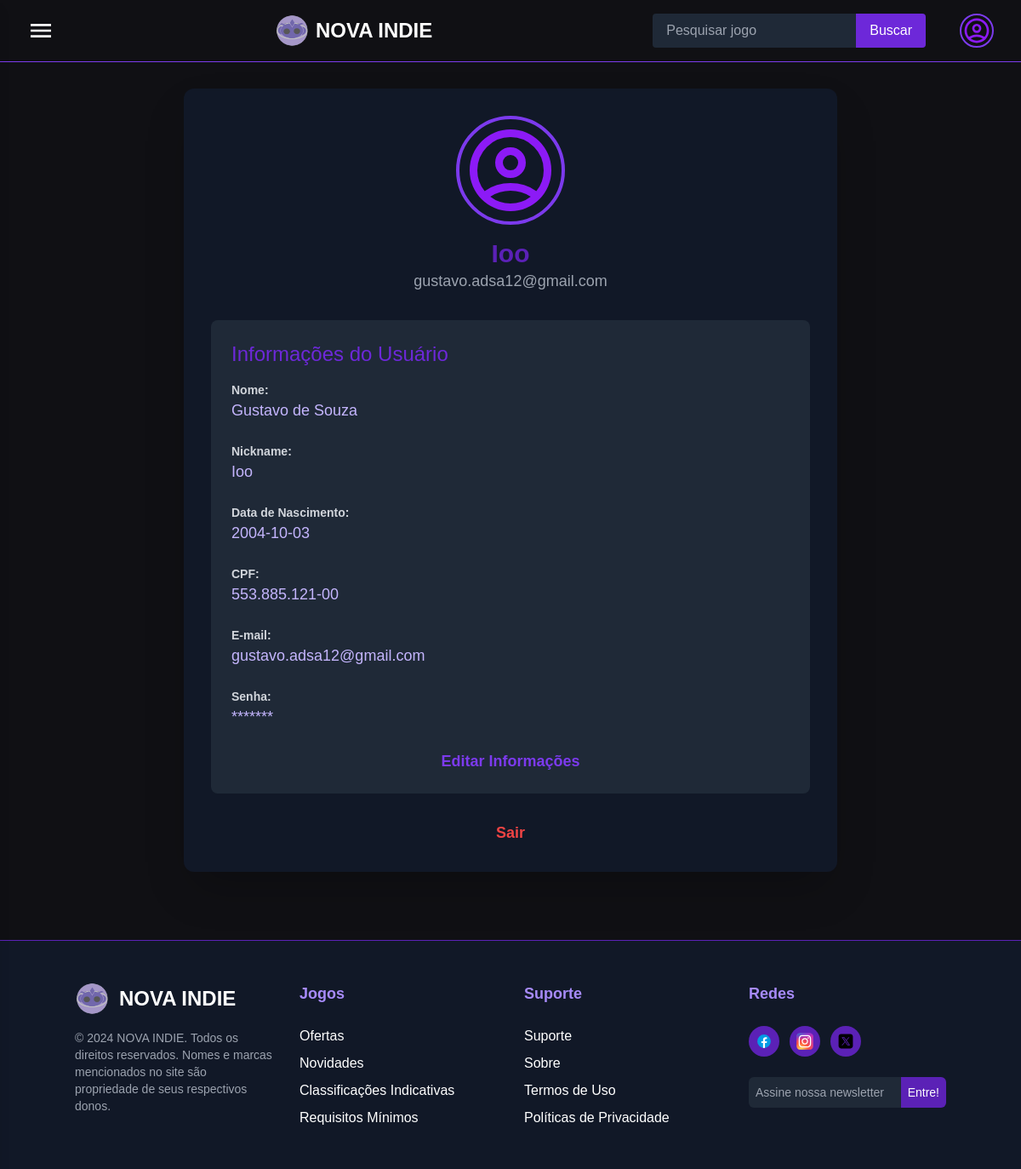
/perfil.php (signed in), run on an earlier commit of the app's database.
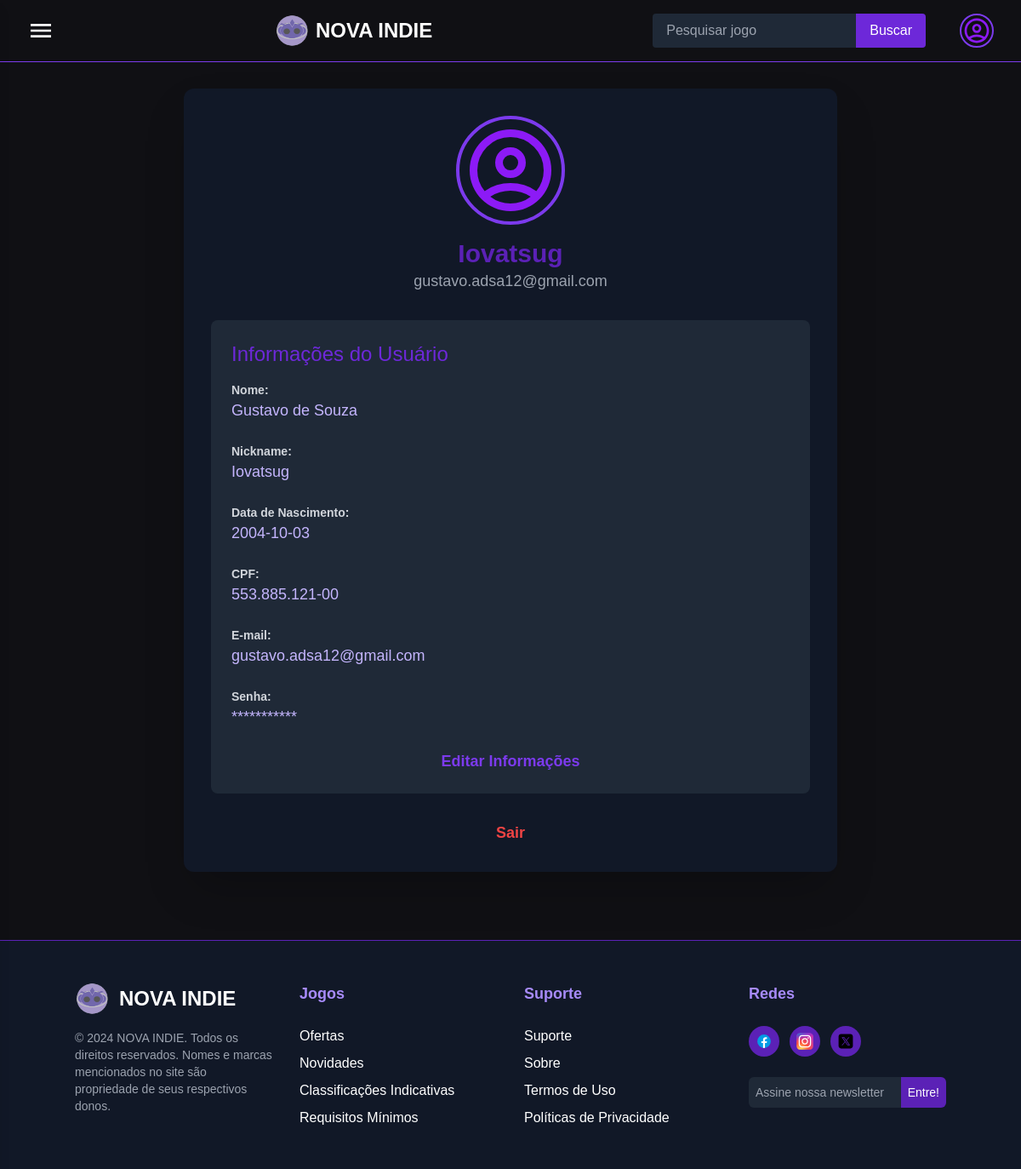
And on a later commit of the database.
### tables this page shows
CREATE TABLE `cliente` (
  `CodCliente` int(11) NOT NULL,
  `Nome` varchar(100) NOT NULL,
  `Nickname` varchar(50) NOT NULL,
  `DataNasc` date NOT NULL,
  `CPF` varchar(14) NOT NULL,
  `Senha` varchar(30) NOT NULL,
  `Email` varchar(80) NOT NULL
);

### perfil.php (the view, shortened to what this page needs)
<!DOCTYPE html>
<html lang="pt-BR">
<head>
    <link href="https://cdn.jsdelivr.net/npm/tailwindcss@2.2.19/dist/tailwind.min.css" rel="stylesheet">
</head>
<body class="bg-neutral-900 text-white">
    <?php include 'includes/header.php'; ?>
    <main class="mx-auto max-w-7xl px-8 py-10 mt-16">
        <div class="container mx-auto p-8 bg-gray-900 rounded-xl shadow-2xl max-w-3xl">
            <div class="flex items-center justify-center flex-col mb-8">
                <img src="assets/img/perfil.svg" alt="Avatar do Usuário" class="w-32 h-32 rounded-full border-4 border-purple-600 mb-4 transform transition-transform duration-500 ease-in-out hover:scale-110">
                <h2 class="text-3xl font-semibold text-purple-800"><?php echo htmlspecialchars($nickname); ?></h2>
                <p class="text-lg text-gray-400"><?php echo htmlspecialchars($email); ?></p>
            </div>
            <div class="bg-gray-800 rounded-lg p-6">
                <p class="text-2xl font-medium text-purple-700 mb-4">Informações do Usuário</p>
                <div class="space-y-6">
                    <div>
                        <label class="block text-sm font-semibold text-gray-300">Nome:</label>
                        <p class="text-lg text-purple-300"><?php echo htmlspecialchars($nome); ?></p>
                    </div>
                    <div>
                        <label class="block text-sm font-semibold text-gray-300">Nickname:</label>
                        <p class="text-lg text-purple-300"><?php echo htmlspecialchars($nickname); ?></p>
                    </div>
                    <div>
                        <label class="block text-sm font-semibold text-gray-300">Data de Nascimento:</label>
                        <p class="text-lg text-purple-300"><?php echo htmlspecialchars($dataNasc); ?></p>
                    </div>
                    <div>
                        <label class="block text-sm font-semibold text-gray-300">CPF:</label>
                        <p class="text-lg text-purple-300"><?php echo htmlspecialchars($cpf); ?></p>
                    </div>
                    <div>
                        <label class="block text-sm font-semibold text-gray-300">E-mail:</label>
                        <p class="text-lg text-purple-300"><?php echo htmlspecialchars($email); ?></p>
                    </div>
                    <div>
                        <label class="block text-sm font-semibold text-gray-300">Senha:</label>
                        <p class="text-lg text-purple-300">
                            <span id="senhaMasked"><?php echo str_repeat('*', strlen($senha)); ?></span>
                        </p>
                    </div>
                </div>
                <div class="mt-6 text-center">
                    <button onclick="openModal()" class="text-lg font-semibold text-purple-600 hover:underline transform transition-transform duration-300 hover:scale-105">Editar Informações</button>
                </div>
            </div>
            <div class="mt-8 text-center">
                <a href="index.php?logout=true" class="text-lg font-semibold text-red-500 hover:underline transform transition-transform duration-300 hover:scale-105">Sair</a>
            </div>
        </div>
    </main>
    <?php include 'includes/footer.php'; ?>
</body>
</html>

### includes/header.php (shortened to what this page needs)
<?php
include('conexoes/config.php');
if (isset($_SESSION['usuario']) && is_array($_SESSION['usuario'])) {
    $nickname = $_SESSION['usuario']['nickname'];
    $email = $_SESSION['usuario']['email'];
} elseif (isset($_SESSION['CodCliente'])) {
    $desenvolvedoraId = $_SESSION['CodCliente'];
$sqlDesenvolvedoraInfo = "SELECT nickname, email, nome, cpf, dataNasc, senha FROM cliente WHERE CodCliente = ?";
$stmtDesenvolvedoraInfo = $conn->prepare($sqlDesenvolvedoraInfo);
$stmtDesenvolvedoraInfo->bind_param("i", $desenvolvedoraId);
$stmtDesenvolvedoraInfo->execute();
$resultDesenvolvedoraInfo = $stmtDesenvolvedoraInfo->get_result();
if ($resultDesenvolvedoraInfo->num_rows > 0) {
    $desenvolvedoraInfo = $resultDesenvolvedoraInfo->fetch_assoc();
    $nickname = $desenvolvedoraInfo['nickname'];
    $email = $desenvolvedoraInfo['email'];
    $nome = $desenvolvedoraInfo['nome'];
    $cpf = $desenvolvedoraInfo['cpf'];
    $dataNasc = $desenvolvedoraInfo['dataNasc'];
    $senha = $desenvolvedoraInfo['senha'];
}
} else {
    $nickname = 'Visitante';
    $email = 'não disponível';
}
$isLoggedIn = isset($_SESSION['usuario']);
?>
<header>
<nav class="fixed w-full z-50 top-0 px-8 py-4 flex items-center justify-between border-b border-purple-600" style="background-color: #101014">
    <button id="menu-toggle" onclick="toggleSidebar()" class="focus:outline-none">
        <img src="assets/img/menu.svg" alt="Menu" class="w-8 h-8">
    </button>
    <div class="flex-1 flex justify-center items-center">
        <a href="index.php" class="text-2xl font-bold text-white flex items-center">
            <img src="assets/img/logo.png" alt="NOVA INDIE Logo" class="inline w-10 h-10 mr-2">
            NOVA INDIE
        </a>
    </div>
    <form action="search.php" method="GET" class="flex ml-auto mr-4">
        <input type="text" name="query" placeholder="Pesquisar jogo" class="bg-gray-800 text-white rounded-l px-4 py-2 focus:outline-none">
        <button type="submit" class="bg-purple-700 text-white px-4 py-2 rounded-r">Buscar</button>
    </form>
    <?php if ($isLoggedIn): ?>
<div class="relative ml-6">
    <button onclick="toggleDropdown()" class="focus:outline-none flex items-center">
        <img src="assets/img/perfil.svg" alt="Perfil" class="w-10 h-10 rounded-full border-2 border-purple-600 hover:scale-105 transition-all duration-300">
    </button>
</div>
<?php else: ?>
    <div class="ml-6 mt-2.5">
    <a href="login.php" class="text-purple-700 font-bold hover:text-purple-800 text-lg underline">Entrar</a>
</div>
<?php endif; ?>
</nav>
</header>

### includes/footer.php (shortened to what this page needs)
<footer class="bg-gray-900 text-white py-12 mt-10 border-t border-purple-800">
    <div class="container mx-auto grid grid-cols-1 md:grid-cols-4 gap-8">
        <div class="flex flex-col items-center md:items-start">
            <a href="index.php" class="flex items-center space-x-3">
                <img src="assets/img/logo.png" alt="NOVA INDIE Logo" class="w-10 h-10">
                <h2 class="text-2xl font-bold">NOVA INDIE</h2>
            </a>
            <p class="mt-4 text-gray-400 text-sm text-center md:text-left">
                &copy; <?php echo date("Y"); ?> NOVA INDIE. Todos os direitos reservados. Nomes e marcas mencionados no site são propriedade de seus respectivos donos.
            </p>
        </div>
        <div class="flex flex-col items-center md:items-start space-y-6 md:col-span-1">
        <h3 class="text-lg font-semibold text-purple-400">Jogos</h3>
            <ul class="space-y-2">
                <li><a href="ofertas.php" class="hover:text-purple-600 transition-colors duration-200">Ofertas</a></li>
                <li><a href="novidades.php" class="hover:text-purple-600 transition-colors duration-200">Novidades</a></li>
                <li><a href="classificacaoindicativa.php" class="hover:text-purple-600 transition-colors duration-200">Classificações Indicativas</a></li>
                <li><a href="reqminimos.php" class="hover:text-purple-600 transition-colors duration-200">Requisitos Mínimos</a></li>
            </ul>
        </div>
        <div class="flex flex-col items-center md:items-start space-y-6 ">
        <h3 class="text-lg font-semibold text-purple-400">Suporte</h3>
            <ul class="space-y-2">
                <li><a href="suporte.php" class="hover:text-purple-600 transition-colors duration-200">Suporte</a></li>
                <li><a href="sobrenos.php" class="hover:text-purple-600 transition-colors duration-200">Sobre</a></li>
                <li><a href="termos.php" class="hover:text-purple-600 transition-colors duration-200">Termos de Uso</a></li>
                <li><a href="privacidade.php" class="hover:text-purple-600 transition-colors duration-200">Políticas de Privacidade</a></li>
            </ul>
        </div>
        <div class="flex flex-col items-center md:items-start space-y-6">
            <h3 class="text-lg font-semibold text-purple-400">Redes</h3>
            <div class="flex space-x-3">
                <a href="https://www.facebook.com" class="bg-purple-800 p-2 rounded-full hover:bg-purple-600 transition-all duration-300">
                    <img src="assets/img/facebook-icon.svg" alt="Facebook" class="w-5 h-5">
                </a>
                <a href="https://www.instagram.com/novaindiegames/" class="bg-purple-800 p-2 rounded-full hover:bg-purple-600 transition-all duration-300">
                    <img src="assets/img/instagram-icon.svg" alt="Instagram" class="w-5 h-5">
                </a>
                <a href="https://www.x.com" class="bg-purple-800 p-2 rounded-full hover:bg-purple-600 transition-all duration-300">
                    <img src="assets/img/twitter-icon.svg" alt="Twitter" class="w-5 h-5">
                </a>
            </div>
            <form id="newsletterForm" action="login.php" method="post" class="mt-4 flex items-center w-full max-w-sm">
                <input type="email" id="emailField" name="email" placeholder="Assine nossa newsletter" class="bg-gray-800 text-white p-2 w-full rounded-l-md focus:outline-none focus:bg-gray-700 text-sm" required>
                <button type="button" onclick="retainEmail()" class="bg-purple-800 p-2 rounded-r-md hover:bg-purple-600 transition-all duration-300 text-sm">Entre!</button>
            </form>
        </div>
    </div>
</footer>

### perfil.php (style rules this page uses)
body { margin: 0; padding: 0; background-image: url('assets/img/background.png'); background-repeat: no-repeat; background-size: cover; background-attachment: fixed; background-position: center; font-family: Arial, sans-serif; }

What changed in the data, as far as the page shows it:
changed cliente "gustavo.adsa12@gmail.com": Nickname "Ioo" → "Iovatsug"; Senha "*******" → "***********"
